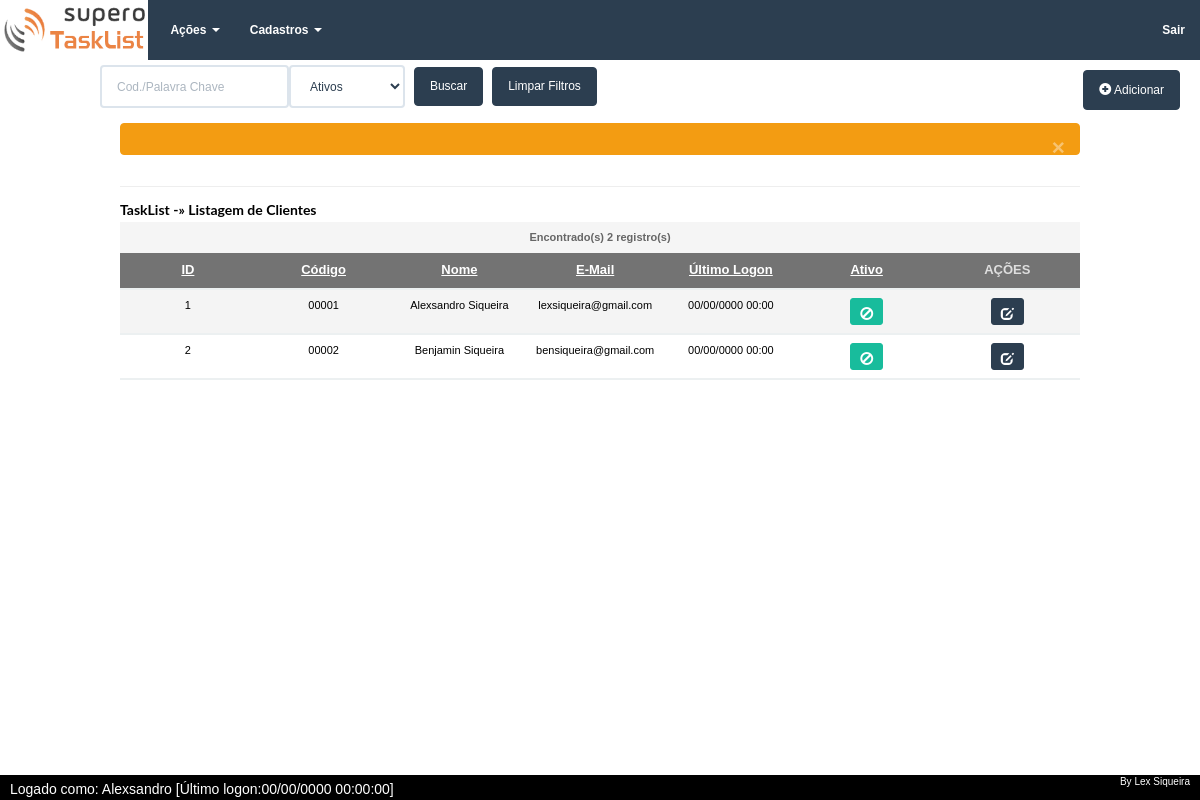
The page /sistema/usuarios/index.php (signed in) on the database its author committed.
### tables this page shows
CREATE TABLE IF NOT EXISTS `areas_do_sistema` (
  `id` int(5) NOT NULL AUTO_INCREMENT,
  `nome` varchar(40) DEFAULT NULL,
  `caminho` varchar(40) DEFAULT NULL,
  `aninhado_em` int(5) NOT NULL DEFAULT '0',
  `ordem` int(5) NOT NULL DEFAULT '0',
  `criadoem` timestamp NOT NULL DEFAULT CURRENT_TIMESTAMP,
  `criadopor` int(30) NOT NULL,
  `alteradoem` timestamp NOT NULL DEFAULT '0000-00-00 00:00:00',
  `alteradopor` int(30) DEFAULT NULL,
  `ativo` int(1) DEFAULT '1',
  PRIMARY KEY (`id`)
);

CREATE TABLE IF NOT EXISTS `usuariostsk` (
  `id` int(30) NOT NULL AUTO_INCREMENT,
  `codigo` varchar(10) NOT NULL DEFAULT '0',
  `nome` varchar(80) NOT NULL,
  `email` varchar(50) NOT NULL,
  `senha` varchar(35) NOT NULL,
  `dt_ult_logon` timestamp NULL DEFAULT '0000-00-00 00:00:00',
  `observacao` text NOT NULL,
  `criadoem` timestamp NOT NULL DEFAULT '0000-00-00 00:00:00',
  `criadopor` int(30) NOT NULL,
  `alteradoem` timestamp NOT NULL DEFAULT '0000-00-00 00:00:00',
  `alteradopor` int(30) NOT NULL,
  `excluidoem` timestamp NOT NULL DEFAULT '0000-00-00 00:00:00',
  `excluidopor` int(30) NOT NULL,
  `ativo` int(1) DEFAULT '1',
  PRIMARY KEY (`id`)
);

### sistema/usuarios/index.php (called while the page is built, shortened)
<?php $titulo = "Clientes";
$par = "L";
$local=2;?>
<?php include ('../../inc/cabecalho.php'); ?>
<?php
$tabela = "usuariostsk";
$sql = "select mst.id as 'ID',
			mst.codigo as 'Código',
			mst.nome as 'Nome',
			mst.email as 'E-mail',
			DATE_FORMAT(mst.dt_ult_logon,'%d/%m/%Y %H:%i') as 'Último Logon',
			mst.ativo as 'Ativo',
			mst.id as 'AÇÕES' from $tabela mst
			where ";
$sql .= MontaFiltroCampos($_REQUEST,$tabela);
AutoGrid($sql);
?>
<?php include('../../inc/rodape.php'); ?>

### config/config_ini.php (called while the page is built, shortened)
<?php
$system_path = "/tasklist/sistema/";
	$registros_por_pagina = 20;
	$arqEd="cadastro.php";
	$ArrAtivoInativo['0']="Inativos";
	$ArrAtivoInativo['1']="Ativos";
	$ArrAtivoInativo['0,1']="Todos";
	$PathAux = str_replace( $system_path, '', $_SERVER["PHP_SELF"]);
	$ArrPath = explode("/",$PathAux);
	$ArquivoListagem  = $ArrPath[1];
   $estilo = 'class="form-control"';
	$disabled="";
	$value="0";
	$UsarItem=0;
?>

### inc/paginacaof.php (called while the page is built, shortened)
<?php
    $inicio = ($pagina*$registros_por_pagina)-$registros_por_pagina;
	 $sql .= " LIMIT $inicio,$registros_por_pagina";
?>

### inc/funcoes.php (the view, shortened to what this page needs)
<?php
function AutoGrid($sql){
	global $arqEd,$ArrDiaSemana, $estilo,
	$SPaginaLista,$filtros , $registros_por_pagina, $titulo, $ArquivoListagem,
	$ShownFilePath , $Alias, $post, $palavra, $return,$value,  $local,
	$total_registros, $disabled, $SIdUsuario, $ocultaid, $ArrPeriodos,
	$ArrAtivoInativo, $ArrStatTarefas, $tabela, $tipo, $ArrMeses;
	$tituloExibe = AjustaTitulo($titulo);
	$direcao = empty($_REQUEST['direcao'])?'asc':$_REQUEST['direcao'];
	$inativo = empty($_REQUEST['inativo'])?'0,1':$_REQUEST['inativo'];
	if(!strpos($arqEd,"?")):
		$arqEd = $arqEd."?";
	else:
		$arqEd = $arqEd."&";
	endif;
	$busca = empty($_REQUEST['busca'])?"":$_REQUEST['busca'];
	if(isset($_REQUEST['inativo'])):
	     $filtros .= "&inativo=".$_REQUEST['inativo'];
	endif;
	$arqLst = $ArquivoListagem;
	$resX = QueryOrDie($sql,$tabela);
	$total_registros = mysqli_num_rows($resX);
	$pagina = empty($_GET['pagina'])?1:$_GET['pagina'];
	require_once('../../inc/paginacaof.php');
	$OpenForm = " open-form";
	$res = QueryOrDie($sql,$tabela);
	$arq = '';
	$total_campos = mysqli_num_fields($res);
	$buscaDIV = '<div class="busca">
			<form id="filtrar_results" class="form-inline" action="'.$ArquivoListagem.'" method="post">
			<div class="btn-toolbar">';
	$PalavraChave = '<input type="text" class="form-control" placeholder="Cod./Palavra Chave" name="palavra" value=""/>';
	$btadd='<button type="button" class="btn btn-primary" title="(F2)" id="Adicionar" value="0">
		<span class="glyphicon glyphicon-plus-sign"></span>
		Adicionar
		</button>';
	$busca .= $PalavraChave;
	$return = 1;
	$busca .= ComboArray('inativo', $ArrAtivoInativo, $inativo,'','SITUAÇÃO');
	$busca .= ' <input class="btn btn-primary" type="submit" id="action" value="Buscar" />
	<input class="btn btn-primary" type="button" id="limpa_busca" value="Limpar Filtros"  onclick="LinkSimples(\''.$ArquivoListagem.'\');"/>
	  </div>
	<input type="hidden"  name="busca" id="busca" value="busca"/>
</form>
</div>
	<br />';
	$busca .= OpenFormDialog($tabela,$OpenForm,$tituloExibe);
	$titulo = '<h3 class="list-header">'.$titulo.'</h3>';
	echo $buscaDIV.$busca.$titulo.$btadd;
	$larguratbs='100%';
	echo '<table width="'. $larguratbs.'" border="0" cellspacing="0" class="table" cellpadding="0">';
	if($direcao =='desc'):
		$direcao ='asc';
	else:
		$direcao ='desc';
	endif;
    echo '<tr class="cabe_grid">
	<td colspan="'.$total_campos.'" class="erro">Encontrado(s) <strong>'.$total_registros.'</strong> registro(s) </td>
	</tr>
	  <tr class="cabecalhotabela">';
	  $fieldinfo=mysqli_fetch_fields($res);
	  $i=0;
	  foreach($fieldinfo as $val):
		$nome_campo = $val->name;
		$nome_campo = ucfirst($nome_campo);
		$string = "";
		$string .= "<td";
		$porcent =  ((int)(100/($total_campos)))."%";
		$ordenacaoI = '<a href="'.$arqLst.'?'.$filtros.'&direcao='.$direcao.'&ordem='.($i+1).'&pagina='.$pagina.'" title="Ordenar por '.$nome_campo.'">';
		$ordenacaoF = "</a>";
		$NomeUpper = strtoupper($nome_campo);
		$cssocultaid = "col_normal";
		if($NomeUpper=='CÓDIGO'):
			$porcent = "9%";
			$cssocultaid = "col_cod";
		elseif($nome_campo=='AÇÕES'):
			$cssocultaid .= " col_acoes";
			$porcent = "15%' align='center";
			$ordenacaoI = "";
			$ordenacaoF = "";
		endif;
		$string .= "  class='$cssocultaid' width='$porcent'>";
		$string .= $ordenacaoI.$nome_campo.$ordenacaoF;
		$string .="</td>";
		echo $string;
		$i++;
	  endforeach;
	  echo '</tr>
  <tbody>';
	 if($total_registros>0):
		$class="";
		while($reg=mysqli_fetch_array($res)):
			$altura = " height='25'";
			$classAd = "";
			if($class=="tr1"):
				$class="tr2";
			else:
				$class="tr1";
			endif;
			echo '<tr class="'.$class.$classAd.'">';
			 $fieldinfo=mysqli_fetch_fields($res);
			$i = 0;
			foreach ($fieldinfo as $val):
				$nome_campo = $val->name;
				$nome_campo = strtoupper($nome_campo);
				$cssocultaid = "col_normal";
				if($nome_campo=='AÇÕES'||$nome_campo=='CÓDIGO'):
					$cssocultaid .= " col_acoes";
				endif;
				echo "<td class='$cssocultaid' $altura > ";
				if($nome_campo!='AÇÕES'):
					switch($nome_campo):
						case 'ATIVO':
							$ExibTitle="EXCLUIR";
							$ACAO = '0';
							$icon = "ban-circle";
							$btnsituacao = "success";
							echo '<div id="ShowSituacao">
							<button type="button" class="btn btn-sm btn-'.$btnsituacao.'" title="'.$ExibTitle.'" onclick="confirm_trocasituacao('.$reg[0].',\''.$ACAO.'\',\''.$reg[1].'\',\''.$tabela.'\',\'ativo\')">
								<span class="glyphicon glyphicon-'.$icon.'"></span>
							</button>
						</div>';
						break;
						default:
							echo $reg[$i];
						break;
					endswitch;
				else:
					echo ' <button type="button" class="btn btn-sm btn-primary '.$OpenForm.'" title="Editar" value="'.$reg[$i].$arq.'">
						<span class="glyphicon glyphicon-edit"></span>
					</button>';
				endif;
				echo "</td>";
				$i++;
		   endforeach;
		  echo '</tr></tbody>';
	  endwhile;
	 else:
		  echo '</tbody><tr>
			<td colspan="'.($total_campos).'" align="center" class="bg-warning">Nenhum item econtrado! </td>
		  </tr>';
		endif;
	  echo '
	</table> ';
}
function CabecalhoSite($local){
	global $SIdUsuario, $HTTP, $titulo, $local, $id,  $linkcomum;
	$conteudo = '
	<link href="../../inc/AdminTheme.css" rel="stylesheet"/>';
	if(isset($_SESSION[$SIdUsuario])):
		MenuAdmin();
	else:
		$conteudo .= '<img src="'.IMAGENS.'comuns/logo_sistema.png" id="logo" height="100">';
	endif;
	echo $conteudo;
}
function MenuAdmin($OcultaMenu=0){
	$fonte12 = '';
	 ?>
     <div class="navbar navbar-default navbar-fixed-top" role="navigation" style="font-size:12px;font-weight:bold;">
         <div class="container-fluid">
           <?php
		   $NavbarHeader = ' <div class="navbar-header">
           <button type="button" class="navbar-toggle" data-toggle="collapse"data-target=".navbar-collapse">
             <span class="sr-only">Toggle navigation</span>
              <span class="icon-bar"></span>
              <span class="icon-bar"></span>
              <span class="icon-bar"></span>
           </button>';
		   $ALink = '<a href="../tarefas/index.php">';
		   $FLink = '</a>';
		   $LinkLogo = '<img src="../../imagens/comuns/logo_sistema.png" id="logo_sistema">';
		   echo $NavbarHeader;
		   echo $ALink.$LinkLogo.$FLink;
		   	?>
          </div>
          <div class="navbar-collapse collapse">
          	<div id="menu">
                <ul class="nav navbar-nav">
        <?php $linksair='';
         if(!$OcultaMenu):
                $SqlMenus = "Select id, nome, IF(LENGTH(caminho)=0, '' ,CONCAT('../',caminho,'/')) as caminho from areas_do_sistema where aninhado_em=0 and ativo=1 order by ordem";
                $QueryMenus = QueryOrDie($SqlMenus,"Menu");
                $totalM = mysqli_num_rows($QueryMenus);
                if($totalM>0):
                    while($RegMenus = mysqli_fetch_array($QueryMenus)):
                        $link="#";
                        $DropDown=' class="dropdown"';
                        $DropDown2=' class="dropdown-menu"';
                        $ArrowDown=' <b class="caret"></b>';
                        $Dropdowntoggle=' class="dropdown-toggle" data-toggle="dropdown"';
                        $nome_link = $RegMenus[1];
                        echo '
                        <li'.$DropDown.' >
                            <a href="'.$link.'"'.$Dropdowntoggle.' >'.$nome_link.' '.$ArrowDown.'</a>
                            <ul'.$DropDown2.' style="'.$fonte12.'">';
                        echo '</ul></li>';
                    endwhile;
                endif;
        ?>
        </ul>
     <?php
		 $linksair='
		 <ul class="nav navbar-nav navbar-right">
			<li><a href="../logout/">Sair</a></li>
		 </ul>';
	 echo $linksair;
	endif; ?>
    		</div>
          </div>
         </div>
        </div>
    <?php
}
function ExibirTitCadEd($texto,$par){
	global $local,$SAcademia;
	$titulo_aux = "";
	$titaux="";
	if($local>1):
		if($texto=="Fluxo de Caixa"):
			$texto="$texto";
		else:
			$titaux = "TaskList -&raquo;";
			if($par!=""&&$par!="R"):
				$titulo_aux = " Cadastro de ";
				if($par=="L"):
					$titulo_aux =  " Listagem de ";
				else:
					$titaux="";
					if($par>0):
						$titulo_aux = " Edição de ";
					endif;
				endif;
			endif;
		endif;
	endif;
	return ucfirst($titaux).ucfirst($titulo_aux.$texto);
}
function ComboArray($nomecampo,$Array,$sel,$onchange="",$Rotulo='Escolha'){
	global $estilo, $disabled, $value, $UsarItem, $return;
	$combo = "<select name='$nomecampo' id='$nomecampo' $disabled $estilo $onchange>";
	if(strlen($value)>0):
		$combo .= "<option value='$value'>$Rotulo</option>";
	endif;
	foreach($Array as $i=>$item):
		$combo .= "<option value='$i'";
		if($i==$sel):
			$combo .= "selected='selected'";
		endif;
		$combo .= ">$item</option>";
	 endforeach;
	$combo .= "</select>";
	if($return):
		return $combo;
	else:
		echo $combo;
	endif;
}
function QueryOrDie($sql,$item){
	global $conexao;
	$Aux_query = mysqli_query($conexao,$sql) or die("<br />Erro: $item:".mysqli_error($conexao)."<br /> Consulta executada:<span class='list-group-item-info'>$sql</span>");
	return $Aux_query;
}
function GetWidthHeigh($tabela){
	$ArrRet = array();
	$ArrRet['dialog_w']="60%";
	$ArrRet['dialog_h']="550";
	return $ArrRet;
}
function AjustaTitulo($titulo){
	$ArrTit = explode("-&raquo;",$titulo);
	if(isset($ArrTit[1])):
		$Tit = $ArrTit[1];
	else:
		$Tit = $ArrTit[0];
	endif;
	$Tit = str_replace("Listagem de ","",$Tit);
	return $Tit;
}
function OpenFormDialog($tabela,$OpenForm,$tituloExibe){
	global $arqEd,$SAcademia;
	$ArrScrItens = GetWidthHeigh($tabela);
		$script = '<script type="text/javascript">
$( function() {
/* variaveis pra controle do form/dialog*/
	var record_w_V = "'.$ArrScrItens['dialog_w'].'",
	record_h_V = '.$ArrScrItens['dialog_h'].',
	new_label_V = "Cadastro de ",
	updt_label_V = "Edição de ",
	screen_name = "'.$tituloExibe.'",
	inactivate_msg_V = "Desativar",
	tabela = "'.$tabela.'";
//Controlar as caixas de diálogo quando abrir no celular
	var Larg = $(document).width();
	if(Larg<550){
		record_w_V="95%";
	}
	var dialog = $("#dialog_form").dialog({
      autoOpen: false,
      width: record_w_V,
      height: record_h_V,
      modal: true
    });
    $( "#Adicionar" ).click(function() {
		var IdVal = $(this).val();
		//alert("Teste");
		OpenDialog(IdVal,"'.$arqEd.'");
    });
	';
	$script .= '
    $( ".open-form" ).click(function() {
		var IdVal = $(this).val();
		//alert(IdVal);
		OpenDialog(IdVal,"'.$arqEd.'");
    });
	';
	$script .= '
	$( ".inactivate" ).click(function() {
		var BtId = $(this).val();
		var Arr = BtId.split("#");
		confirm_desativar(Arr[0],Arr[1],Arr[2],inactivate_msg_V,tabela);
    });
	function OpenDialog(IdVal,url){
		var record_h = record_h_V;
		if(IdVal!="0"){
			titulo = updt_label_V+screen_name;
			titulo = titulo+" ["+IdVal+"]";
		}else{
			titulo = new_label_V+screen_name;
			record_h -=50;
		}
		url += "id="+IdVal;
		$("#dialog_form").dialog( "option", "title",  titulo);
		$("#dialog_form").dialog( "option", "width",  record_w_V);
		$("#dialog_form").dialog( "option", "height",  record_h);
		url = Crc(url);
		$("#content_form").load(url, function(responseTxt, statusTxt, xhr){
			if(statusTxt == "success"){
				//oculta os erros se houverem
				$( "#divError" ).hide();
				dialog.dialog("open");
			}
		});
	}//OpenDialog
	});//ONLOAD
	</script>
<div id="dialog_form" title="Titulo do formulario">
    <div id="divError" class="alert alert-dismissible alert-warning">
        <button type="button" id="closemsgerr" class="close">&times;</button>
	        <div id="msgerr">
            </div>
        </div>
		<div id="content_form">
	</div>
</div>
';
	return $script;
}
?>

### inc/AdminTheme.css (style rules this page uses)
body { padding-top:50px; font-family:Tahoma, Geneva, sans-serif; background:#FFF; color:#000; }
#logo_sistema { position:absolute; height:60px; left:0px; top:0px !important; }
#Adicionar { position:fixed; top:70px; right:20px; }
#menu { position:relative; width:88%; left:12%; }
.busca { position:relative; top:5px; max-width:1200px; width:100%; display:inline; left:-15px; height:100px; }
.list-header { font-size:14px; font-weight:bold; height:35px; padding-top:15px; position:relative; top:10px; border-top: 1px solid #eee; }
.cabe_grid { font-family:Verdana, Geneva, sans-serif; font-size:11px; color:#666; background:#f5f5f5; text-align:center; font-weight:bold; }
.tr1, .tr2 { font-family:Verdana, Geneva, sans-serif; font-weight:normal; font-size:11px; text-align:center; border-bottom:2px solid #ecf0f1; }
.tr1 { background:#f4f4f4; }
.tr2 { background:#ffffff; }
.cabecalhotabela { font-size:13px; color:#dedede; background:#737373; text-align:center; font-weight:bold; }
.cabecalhotabela a { color:#FFF; text-transform:capitalize !important; }
.col_normal, .col_acoes, .col_cod { position:relative; text-align:center; }
.table { top:-30px; }

### rows shown on the page
areas_do_sistema: nome "Ações"
areas_do_sistema: nome "Cadastros"
usuariostsk: id "1", codigo "00001", nome "Alexsandro Siqueira", email "lexsiqueira@gmail.com", i "00/00/0000 00:00"
usuariostsk: id "2", codigo "00002", nome "Benjamin Siqueira", email "bensiqueira@gmail.com", i "00/00/0000 00:00"

### other values the page prints
$titulo "TaskList -» Listagem de Clientes"
$total_registros "2"
$string "ID"
$string "Código"
$string "Nome"
$string "E-Mail"
$string "Último Logon"
$string "Ativo"
$string "AÇÕES"
$ArrNome[0] "Alexsandro"
$_SESSION[$SDtUltLogon] "00/00/0000 00:00:00"
form field inativo "Ativos"
